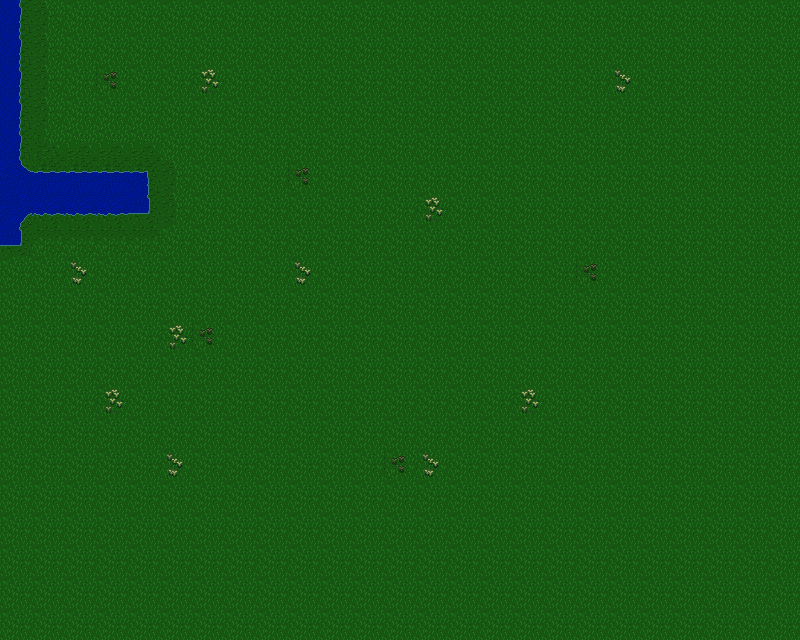

Tiled map render using the project's own tile images. Description and the whole map definition, tile-layer contents included, below:
An orthogonal 25x20 tile map with 32x32 px tiles, 3 tile layers (ground, rivers, plants).

<map version="1.10" tiledversion="1.10.2" orientation="orthogonal" renderorder="right-down" width="25" height="20" tilewidth="32" tileheight="32" infinite="0" nextlayerid="5" nextobjectid="1">
 <tileset firstgid="1" name="jungle-tiles" tilewidth="32" tileheight="32" tilecount="30" columns="10">
  <image source="jungle.png" width="320" height="96" />
 </tileset>
 <layer id="4" name="ground" width="25" height="20">
  <data encoding="csv">
1,1,1,1,1,1,1,1,1,1,1,1,1,1,1,1,1,1,1,1,1,1,1,1,1,
1,1,1,1,1,1,1,1,1,1,1,1,1,1,1,1,1,1,1,1,1,1,1,1,1,
1,1,1,1,1,1,1,1,1,1,1,1,1,1,1,1,1,1,1,1,1,1,1,1,1,
1,1,1,1,1,1,1,1,1,1,1,1,1,1,1,1,1,1,1,1,1,1,1,1,1,
1,1,1,1,1,1,1,1,1,1,1,1,1,1,1,1,1,1,1,1,1,1,1,1,1,
1,1,1,1,1,1,1,1,1,1,1,1,1,1,1,1,1,1,1,1,1,1,1,1,1,
1,1,1,1,1,1,1,1,1,1,1,1,1,1,1,1,1,1,1,1,1,1,1,1,1,
1,1,1,1,1,1,1,1,1,1,1,1,1,1,1,1,1,1,1,1,1,1,1,1,1,
1,1,1,1,1,1,1,1,1,1,1,1,1,1,1,1,1,1,1,1,1,1,1,1,1,
1,1,1,1,1,1,1,1,1,1,1,1,1,1,1,1,1,1,1,1,1,1,1,1,1,
1,1,1,1,1,1,1,1,1,1,1,1,1,1,1,1,1,1,1,1,1,1,1,1,1,
1,1,1,1,1,1,1,1,1,1,1,1,1,1,1,1,1,1,1,1,1,1,1,1,1,
1,1,1,1,1,1,1,1,1,1,1,1,1,1,1,1,1,1,1,1,1,1,1,1,1,
1,1,1,1,1,1,1,1,1,1,1,1,1,1,1,1,1,1,1,1,1,1,1,1,1,
1,1,1,1,1,1,1,1,1,1,1,1,1,1,1,1,1,1,1,1,1,1,1,1,1,
1,1,1,1,1,1,1,1,1,1,1,1,1,1,1,1,1,1,1,1,1,1,1,1,1,
1,1,1,1,1,1,1,1,1,1,1,1,1,1,1,1,1,1,1,1,1,1,1,1,1,
1,1,1,1,1,1,1,1,1,1,1,1,1,1,1,1,1,1,1,1,1,1,1,1,1,
1,1,1,1,1,1,1,1,1,1,1,1,1,1,1,1,1,1,1,1,1,1,1,1,1,
1,1,1,1,1,1,1,1,1,1,1,1,1,1,1,1,1,1,1,1,1,1,1,1,1
</data>
 </layer>
 <layer id="2" name="rivers" width="25" height="20">
  <data encoding="csv">
12,8,0,0,0,0,0,0,0,0,0,0,0,0,0,0,0,0,0,0,0,0,0,0,0,
12,8,0,0,0,0,0,0,0,0,0,0,0,0,0,0,0,0,0,0,0,0,0,0,0,
12,8,0,0,0,0,0,0,0,0,0,0,0,0,0,0,0,0,0,0,0,0,0,0,0,
12,8,0,0,0,0,0,0,0,0,0,0,0,0,0,0,0,0,0,0,0,0,0,0,0,
12,7,6,6,6,0,0,0,0,0,0,0,0,0,0,0,0,0,0,0,0,0,0,0,0,
17,10,10,10,11,8,0,0,0,0,0,0,0,0,0,0,0,0,0,0,0,0,0,0,0,
18,14,14,14,13,8,0,0,0,0,0,0,0,0,0,0,0,0,0,0,0,0,0,0,0,
2,2,2,2,2,0,0,0,0,0,0,0,0,0,0,0,0,0,0,0,0,0,0,0,0,
0,0,0,0,0,0,0,0,0,0,0,0,0,0,0,0,0,0,0,0,0,0,0,0,0,
0,0,0,0,0,0,0,0,0,0,0,0,0,0,0,0,0,0,0,0,0,0,0,0,0,
0,0,0,0,0,0,0,0,0,0,0,0,0,0,0,0,0,0,0,0,0,0,0,0,0,
0,0,0,0,0,0,0,0,0,0,0,0,0,0,0,0,0,0,0,0,0,0,0,0,0,
0,0,0,0,0,0,0,0,0,0,0,0,0,0,0,0,0,0,0,0,0,0,0,0,0,
0,0,0,0,0,0,0,0,0,0,0,0,0,0,0,0,0,0,0,0,0,0,0,0,0,
0,0,0,0,0,0,0,0,0,0,0,0,0,0,0,0,0,0,0,0,0,0,0,0,0,
0,0,0,0,0,0,0,0,0,0,0,0,0,0,0,0,0,0,0,0,0,0,0,0,0,
0,0,0,0,0,0,0,0,0,0,0,0,0,0,0,0,0,0,0,0,0,0,0,0,0,
0,0,0,0,0,0,0,0,0,0,0,0,0,0,0,0,0,0,0,0,0,0,0,0,0,
0,0,0,0,0,0,0,0,0,0,0,0,0,0,0,0,0,0,0,0,0,0,0,0,0,
0,0,0,0,0,0,0,0,0,0,0,0,0,0,0,0,0,0,0,0,0,0,0,0,0
</data>
 </layer>
 <layer id="3" name="plants" width="25" height="20">
  <data encoding="csv">
0,0,0,0,0,0,0,0,0,0,0,0,0,0,0,0,0,0,0,0,0,0,0,0,0,
0,0,0,0,0,0,0,0,0,0,0,0,0,0,0,0,0,0,0,0,0,0,0,0,0,
0,0,0,28,0,0,24,0,0,0,0,0,0,0,0,0,0,0,0,25,0,0,0,0,0,
0,0,0,0,0,0,0,0,0,0,0,0,0,0,0,0,0,0,0,0,0,0,0,0,0,
0,0,0,0,0,0,0,0,0,0,0,0,0,0,0,0,0,0,0,0,0,0,0,0,0,
0,0,0,0,0,0,0,0,0,28,0,0,0,0,0,0,0,0,0,0,0,0,0,0,0,
0,0,0,0,0,0,0,0,0,0,0,0,0,24,0,0,0,0,0,0,0,0,0,0,0,
13,0,0,0,0,0,0,0,0,0,0,0,0,0,0,0,0,0,0,0,0,0,0,0,0,
0,0,25,0,0,0,0,0,0,25,0,0,0,0,0,0,0,0,28,0,0,0,0,0,0,
0,0,0,0,0,0,0,0,0,0,0,0,0,0,0,0,0,0,0,0,0,0,0,0,0,
0,0,0,0,0,24,28,0,0,0,0,0,0,0,0,0,0,0,0,0,0,0,0,0,0,
0,0,0,0,0,0,0,0,0,0,0,0,0,0,0,0,0,0,0,0,0,0,0,0,0,
0,0,0,24,0,0,0,0,0,0,0,0,0,0,0,0,24,0,0,0,0,0,0,0,0,
0,0,0,0,0,0,0,0,0,0,0,0,0,0,0,0,0,0,0,0,0,0,0,0,0,
0,0,0,0,0,25,0,0,0,0,0,0,28,25,0,0,0,0,0,0,0,0,0,0,0,
0,0,0,0,0,0,0,0,0,0,0,0,0,0,0,0,0,0,0,0,0,0,0,0,0,
0,0,0,0,0,0,0,0,0,0,0,0,0,0,0,0,0,0,0,0,0,0,0,0,0,
0,0,0,0,0,0,0,0,0,0,0,0,0,0,0,0,0,0,0,0,0,0,0,0,0,
0,0,0,0,0,0,0,0,0,0,0,0,0,0,0,0,0,0,0,0,0,0,0,0,0,
0,0,0,0,0,0,0,0,0,0,0,0,0,0,0,0,0,0,0,0,0,0,0,0,0
</data>
 </layer>
</map>
